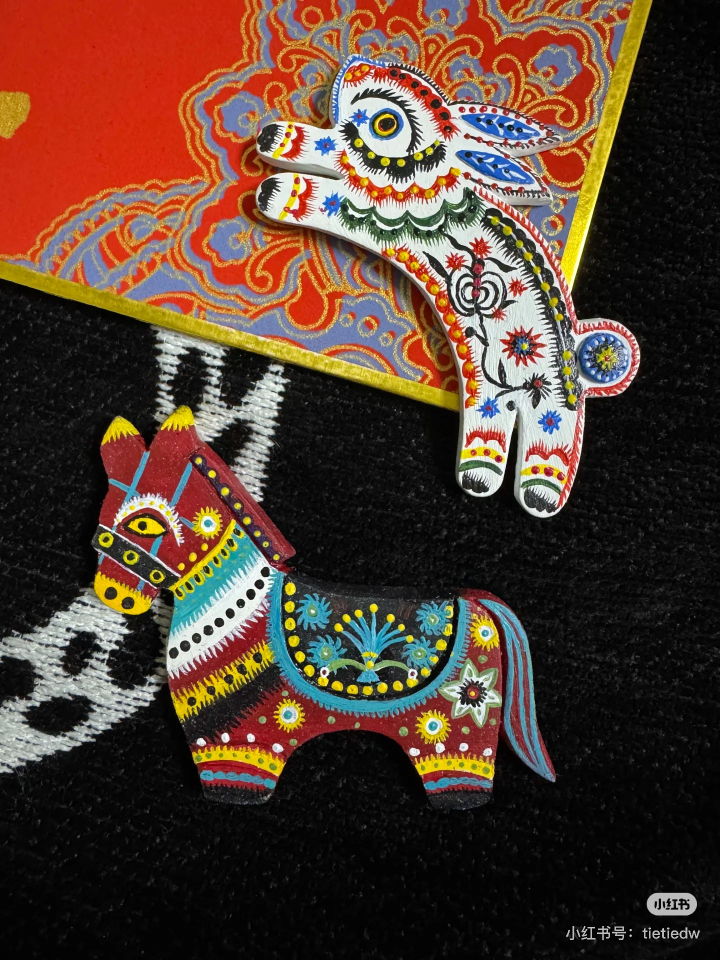
#> input picture images/55085b5c65d7e90f253685d7168eccb.jpg, 1440 x 1920 px (shown at 1/2 size)
$ python -i image_compressor.py   (imports and definitions only)
#> lines starting #> are read from the running program, lines starting #| are printed output that depends on the picture
#!/usr/bin/env python
# -*- coding: utf-8 -*-

"""
图像压缩工具模块
"""

import os
import logging
from typing import Tuple, Optional
from PIL import Image, ImageOps
import io


class ImageCompressor:
    """图像压缩工具类"""

    def __init__(
        self,
        max_width: int = 1024,
        max_height: int = 1024,
        max_file_size_mb: float = 2.0,
        quality: int = 85,
        format: str = "JPEG"
    ):
        """
        初始化图像压缩器

        Args:
            max_width: 最大宽度
            max_height: 最大高度
            max_file_size_mb: 最大文件大小(MB)
            quality: JPEG质量(1-100)
            format: 输出格式
        """
        self.max_width = max_width
        self.max_height = max_height
        self.max_file_size_bytes = int(max_file_size_mb * 1024 * 1024)
        self.quality = quality
        self.format = format
        self.logger = logging.getLogger("image_compressor")

    def get_image_info(self, image_path: str) -> dict:
        """
        获取图像信息

        Args:
            image_path: 图像路径

        Returns:
            图像信息字典
        """
        try:
            with Image.open(image_path) as img:
#> img is the input picture: PIL image 1440x1920 RGB; mean R, G, B 84.7, 61.6, 49.3
                file_size = os.path.getsize(image_path)
                return {
                    "width": img.width,
                    "height": img.height,
                    "format": img.format,
                    "mode": img.mode,
                    "file_size": file_size,
                    "file_size_mb": file_size / (1024 * 1024)
                }
        except Exception as e:
            self.logger.error(f"获取图像信息失败: {str(e)}")
            return {}

    def needs_compression(self, image_path: str) -> bool:
        """
        判断是否需要压缩

        Args:
            image_path: 图像路径

        Returns:
            是否需要压缩
        """
        info = self.get_image_info(image_path)
        if not info:
            return False

        # 检查文件大小
        if info["file_size"] > self.max_file_size_bytes:
            return True

        # 检查图像尺寸
        if info["width"] > self.max_width or info["height"] > self.max_height:
            return True

        return False

    def calculate_new_size(self, width: int, height: int) -> Tuple[int, int]:
        """
        计算新的图像尺寸，保持宽高比

        Args:
            width: 原始宽度
            height: 原始高度

        Returns:
            新的宽度和高度
        """
        # 计算缩放比例
        width_ratio = self.max_width / width
        height_ratio = self.max_height / height
        ratio = min(width_ratio, height_ratio, 1.0)  # 不放大图像

        new_width = int(width * ratio)
        new_height = int(height * ratio)

        return new_width, new_height

    def compress_image(self, input_path: str, output_path: Optional[str] = None) -> str:
        """
        压缩图像

        Args:
            input_path: 输入图像路径
            output_path: 输出图像路径，如果为None则覆盖原文件

        Returns:
            压缩后的图像路径
        """
        try:
            # 获取原始图像信息
            original_info = self.get_image_info(input_path)
            self.logger.info(f"原始图像信息: {original_info}")

            # 如果不需要压缩，直接返回原路径
            if not self.needs_compression(input_path):
                self.logger.info("图像无需压缩")
                return input_path

            # 设置输出路径
            if output_path is None:
                name, ext = os.path.splitext(input_path)
                output_path = f"{name}_compressed{ext}"

            # 打开并处理图像
            with Image.open(input_path) as img:
                # 转换为RGB模式（JPEG不支持透明度）
                if img.mode in ('RGBA', 'LA', 'P'):
                    # 创建白色背景
                    background = Image.new('RGB', img.size, (255, 255, 255))
                    if img.mode == 'P':
                        img = img.convert('RGBA')
                    background.paste(img, mask=img.split()[-1] if img.mode in ('RGBA', 'LA') else None)
                    img = background
                elif img.mode != 'RGB':
                    img = img.convert('RGB')

                # 自动旋转图像（根据EXIF信息）
                img = ImageOps.exif_transpose(img)

                # 计算新尺寸
                new_width, new_height = self.calculate_new_size(img.width, img.height)
#> new_width = 768; new_height = 1024

                # 调整图像尺寸
                if new_width != img.width or new_height != img.height:
                    img = img.resize((new_width, new_height), Image.Resampling.LANCZOS)
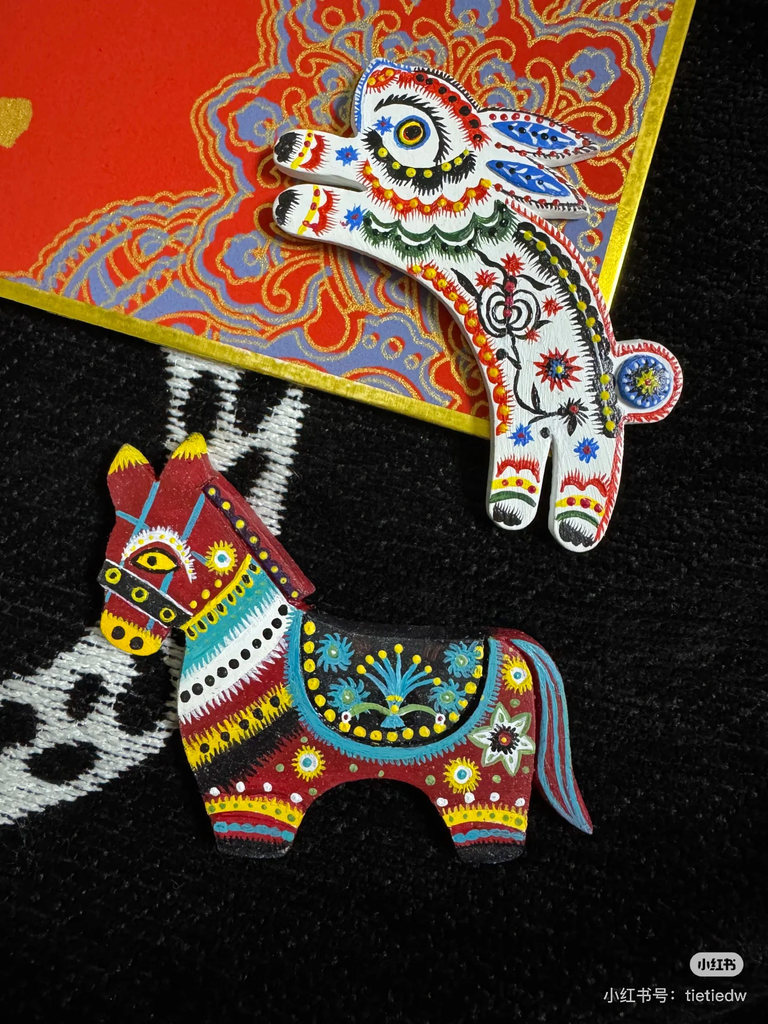
#> img: PIL image 768x1024 RGB; mean R, G, B 84.7, 61.6, 49.3
                    self.logger.info(f"图像尺寸调整: {img.width}x{img.height} -> {new_width}x{new_height}")

                # 动态调整质量以满足文件大小要求
                quality = self.quality
                while quality > 10:
                    # 保存到内存缓冲区测试文件大小
                    buffer = io.BytesIO()
                    img.save(buffer, format=self.format, quality=quality, optimize=True)

                    if buffer.tell() <= self.max_file_size_bytes:
                        break

                    quality -= 10
                    self.logger.debug(f"调整质量到 {quality}")
#> after the loop, quality = 85

                # 保存最终图像
                img.save(output_path, format=self.format, quality=quality, optimize=True)

            # 获取压缩后的图像信息
            compressed_info = self.get_image_info(output_path)
            self.logger.info(f"压缩后图像信息: {compressed_info}")

            # 计算压缩比
            if original_info and compressed_info:
                compression_ratio = compressed_info["file_size"] / original_info["file_size"]
#> compression_ratio = 0.27
                self.logger.info(f"压缩比: {compression_ratio:.2%}, 节省: {(1-compression_ratio)*100:.1f}%")

            return output_path

        except Exception as e:
            self.logger.error(f"图像压缩失败: {str(e)}")
            # 如果压缩失败，返回原文件路径
            return input_path

    def compress_for_api(self, image_path: str) -> str:
        """
        为API调用优化的图像压缩

        Args:
            image_path: 图像路径

        Returns:
            压缩后的图像路径
        """
        # 为API调用使用更严格的限制
        original_max_width = self.max_width
        original_max_height = self.max_height
        original_max_file_size = self.max_file_size_bytes

        # API优化设置
        self.max_width = 800  # 更小的尺寸
        self.max_height = 800
        self.max_file_size_bytes = int(1.5 * 1024 * 1024)  # 1.5MB

        try:
            # 生成API专用的压缩文件名
            name, ext = os.path.splitext(image_path)
            api_compressed_path = f"{name}_api_compressed{ext}"

            result = self.compress_image(image_path, api_compressed_path)

            return result

        finally:
            # 恢复原始设置
            self.max_width = original_max_width
            self.max_height = original_max_height
            self.max_file_size_bytes = original_max_file_size

>>> result = ImageCompressor().compress_image('../../images/55085b5c65d7e90f253685d7168eccb.jpg')
